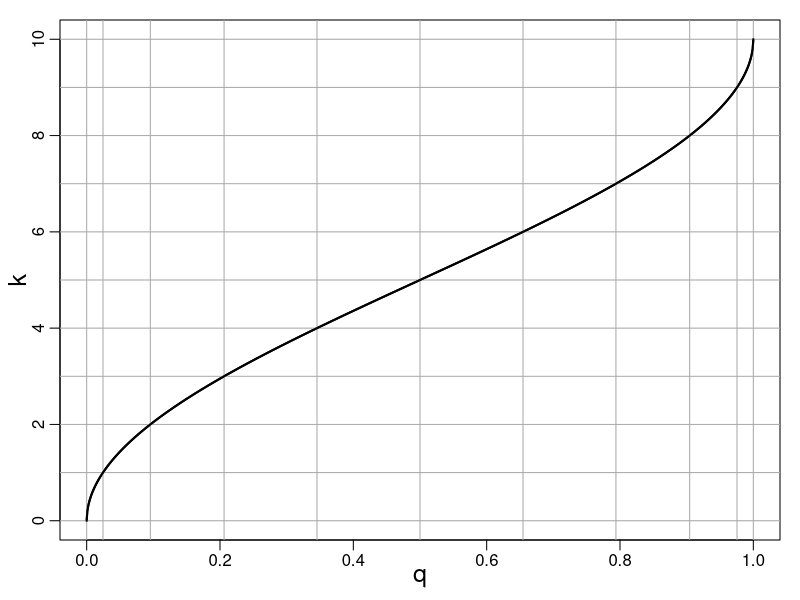

This figure's R source:
n = 10
fade = 'darkgray'
pdf("k-q-plot.pdf", width=2.5, height=2.2, pointsize=8)

par(mar=c(3.,3,1,1))

q.to.k = function(q,compression) {
    compression * (asin(2*q-1)/pi + 1/2)
}

k.to.q = function(k,compression) {
    sin(k/compression*pi - pi/2)/2 + 0.5
}

q = seq(0,1,by=0.001)

plot(q, q.to.k(q, compression=n), type='l', lwd=2, xlab=NA, ylab=NA, xaxt='n', yaxt='n')
axis(side=1, at=(0:5)/5, mgp=c(1,0.5,0))
title(xlab='q', line=1.3, cex.lab=1.5)
axis(side=2, at=seq(0,10,by=2), mgp=c(1,0.6,0))
title(ylab='k', line=1.5, cex.lab=1.5)

for (i in 0:n) {
    abline(h=i, col=fade)
    abline(v=k.to.q(i, compression=n), col=fade)
}
lines(q, q.to.k(q, compression=n), type='l', lwd=2)
dev.off()
